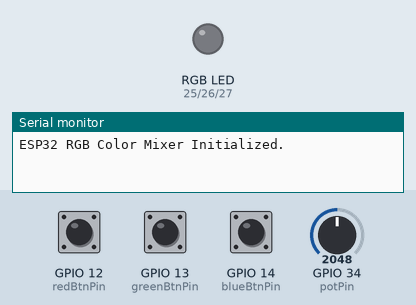
Recording of a sketch running on a simulated ESP32. Shown: an RGB LED mixed from three pins (HIGH = lit), the last lines printed to the serial monitor. The test bench sets the inputs (shaded band); at power-on: GPIO 12 (redBtnPin) HIGH, GPIO 13 (greenBtnPin) HIGH, GPIO 14 (blueBtnPin) HIGH, GPIO 34 (potPin) = 2048. Dim RGB values are drawn brighter than linear.

Above: at 1.2 s.
1.3 s: GPIO 12 (redBtnPin) pulled LOW for 0.15 s
At 1.8 s:
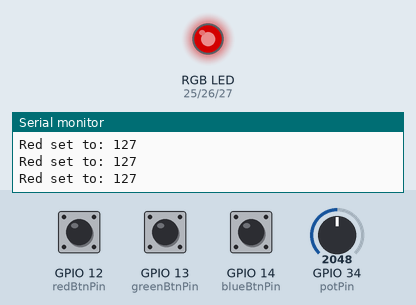
2.9 s: GPIO 13 (greenBtnPin) pulled LOW for 0.15 s
At 3.2 s:
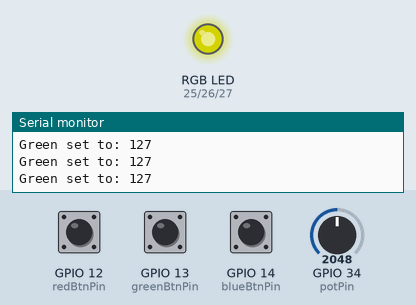
4.5 s: GPIO 14 (blueBtnPin) pulled LOW for 0.15 s
At 5.8 s:
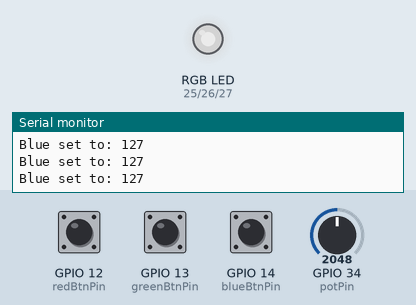
Timing chart, 0 to 7.5 s (numbered marks = the images above; inputs shaded):
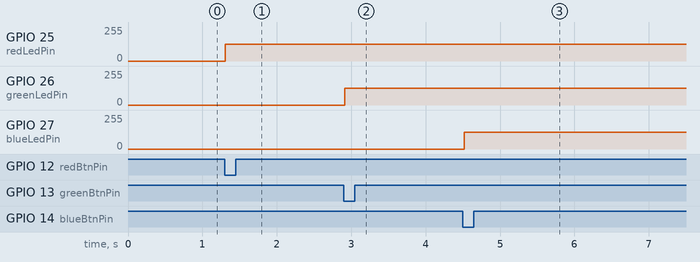

The sketch:

esp32_rgb_mixer.ino
```cpp
const int potPin = 34;

const int redBtnPin = 12;
const int greenBtnPin = 13;
const int blueBtnPin = 14;

const int redLedPin = 25;
const int greenLedPin = 26;
const int blueLedPin = 27;

const int freq = 5000;
const int redChannel = 0;
const int greenChannel = 1;
const int blueChannel = 2;
const int resolution = 8;

int redValue = 0;
int greenValue = 0;
int blueValue = 0;

void setup() {
  Serial.begin(115200);

  pinMode(redBtnPin, INPUT_PULLUP);
  pinMode(greenBtnPin, INPUT_PULLUP);
  pinMode(blueBtnPin, INPUT_PULLUP);

  ledcAttachChannel(redLedPin, freq, resolution, redChannel);
  ledcAttachChannel(greenLedPin, freq, resolution, greenChannel);
  ledcAttachChannel(blueLedPin, freq, resolution, blueChannel);

  Serial.println("ESP32 RGB Color Mixer Initialized.");
}

void loop() {
  int potValue = analogRead(potPin);
  int mappedBrightness = map(potValue, 0, 4095, 0, 255);

  if (digitalRead(redBtnPin) == LOW) {
    redValue = mappedBrightness;
    Serial.printf("Red set to: %d\n", redValue);
  }
  if (digitalRead(greenBtnPin) == LOW) {
    greenValue = mappedBrightness;
    Serial.printf("Green set to: %d\n", greenValue);
  }
  if (digitalRead(blueBtnPin) == LOW) {
    blueValue = mappedBrightness;
    Serial.printf("Blue set to: %d\n", blueValue);
  }

  ledcWrite(redLedPin, redValue);
  ledcWrite(greenLedPin, greenValue);
  ledcWrite(blueLedPin, blueValue);

  delay(50);
}
```

Measured:
- after the input at 1.3 s, GPIO 25 (redLedPin): 0/255 → 127/255 at once
- after the input at 2.9 s, GPIO 26 (greenLedPin): 0/255 → 127/255 at once
- after the input at 4.5 s, GPIO 27 (blueLedPin): 0/255 → 127/255 at once
